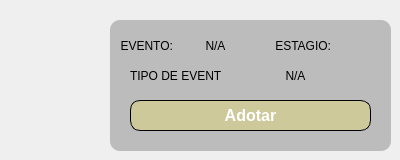
   <widget class="QWidget" name="tab_2">
    <attribute name="title">
     <string>ADOTAR EVENTO</string>
    </attribute>
    <widget class="QPushButton" name="btnAdotar">
     <property name="enabled">
      <bool>true</bool>
     </property>
     <property name="geometry">
      <rect>
       <x>130</x>
       <y>100</y>
       <width>241</width>
       <height>31</height>
      </rect>
     </property>
     <property name="font">
      <font>
       <family>Arial</family>
       <pointsize>12</pointsize>
       <weight>75</weight>
       <bold>true</bold>
      </font>
     </property>
     <property name="styleSheet">
      <string notr="true">	border-radius: 10px;
	border: 1px solid rgb(0,0,0);
    background-color: #CDC99B;
    color: white;</string>
     </property>
     <property name="text">
      <string>Adotar</string>
     </property>
    </widget>
    <widget class="QLabel" name="labelEventoAdotar">
     <property name="geometry">
      <rect>
       <x>180</x>
       <y>30</y>
       <width>71</width>
       <height>31</height>
      </rect>
     </property>
     <property name="text">
      <string>N/A</string>
     </property>
     <property name="alignment">
      <set>Qt::AlignCenter</set>
     </property>
    </widget>
    <widget class="QLabel" name="label_10">
     <property name="geometry">
      <rect>
       <x>102</x>
       <y>30</y>
       <width>71</width>
       <height>31</height>
      </rect>
     </property>
     <property name="text">
      <string>EVENTO:</string>
     </property>
     <property name="alignment">
      <set>Qt::AlignRight|Qt::AlignTrailing|Qt::AlignVCenter</set>
     </property>
    </widget>
    <widget class="QLabel" name="labelTipoEventoAdotar">
     <property name="geometry">
      <rect>
       <x>220</x>
       <y>60</y>
       <width>151</width>
       <height>31</height>
      </rect>
     </property>
     <property name="text">
      <string>N/A</string>
     </property>
     <property name="alignment">
      <set>Qt::AlignCenter</set>
     </property>
    </widget>
    <widget class="QLabel" name="label_11">
     <property name="geometry">
      <rect>
       <x>130</x>
       <y>60</y>
       <width>91</width>
       <height>31</height>
      </rect>
     </property>
     <property name="text">
      <string>TIPO DE EVENTO:</string>
     </property>
     <property name="alignment">
      <set>Qt::AlignLeading|Qt::AlignLeft|Qt::AlignVCenter</set>
     </property>
    </widget>
    <widget class="QLabel" name="labelEstagioAdotar">
     <property name="geometry">
      <rect>
       <x>330</x>
       <y>30</y>
       <width>31</width>
       <height>31</height>
      </rect>
     </property>
     <property name="text">
      <string/>
     </property>
     <property name="alignment">
      <set>Qt::AlignCenter</set>
     </property>
    </widget>
    <widget class="QLabel" name="label_12">
     <property name="geometry">
      <rect>
       <x>260</x>
       <y>30</y>
       <width>71</width>
       <height>31</height>
      </rect>
     </property>
     <property name="text">
      <string>ESTAGIO:</string>
     </property>
     <property name="alignment">
      <set>Qt::AlignRight|Qt::AlignTrailing|Qt::AlignVCenter</set>
     </property>
    </widget>
    <widget class="QLabel" name="label_13">
     <property name="geometry">
      <rect>
       <x>110</x>
       <y>20</y>
       <width>281</width>
       <height>131</height>
      </rect>
     </property>
     <property name="styleSheet">
      <string notr="true">background: rgb(188,188,188); border-radius: 10px;</string>
     </property>
     <property name="text">
      <string/>
     </property>
    </widget>
    <widget class="QLabel" name="label_19">
     <property name="geometry">
      <rect>
       <x>-160</x>
       <y>-250</y>
       <width>91</width>
       <height>31</height>
      </rect>
     </property>
     <property name="text">
      <string>TIPO DE EVENTO:</string>
     </property>
     <property name="alignment">
      <set>Qt::AlignLeading|Qt::AlignLeft|Qt::AlignVCenter</set>
     </property>
    </widget>
    <widget class="QLabel" name="label_20">
     <property name="geometry">
      <rect>
       <x>-188</x>
       <y>-280</y>
       <width>71</width>
       <height>31</height>
      </rect>
     </property>
     <property name="text">
      <string>EVENTO:</string>
     </property>
     <property name="alignment">
      <set>Qt::AlignRight|Qt::AlignTrailing|Qt::AlignVCenter</set>
     </property>
    </widget>
    <widget class="QLabel" name="label_21">
     <property name="geometry">
      <rect>
       <x>-30</x>
       <y>-280</y>
       <width>71</width>
       <height>31</height>
      </rect>
     </property>
     <property name="text">
      <string>ESTAGIO:</string>
     </property>
     <property name="alignment">
      <set>Qt::AlignRight|Qt::AlignTrailing|Qt::AlignVCenter</set>
     </property>
    </widget>
    <widget class="QLabel" name="label_22">
     <property name="geometry">
      <rect>
       <x>-180</x>
       <y>-290</y>
       <width>281</width>
       <height>131</height>
      </rect>
     </property>
     <property name="styleSheet">
      <string notr="true">background: rgb(188,188,188); border-radius: 10px;</string>
     </property>
     <property name="text">
      <string/>
     </property>
    </widget>
    <zorder>label_13</zorder>
    <zorder>btnAdotar</zorder>
    <zorder>labelEventoAdotar</zorder>
    <zorder>label_10</zorder>
    <zorder>labelTipoEventoAdotar</zorder>
    <zorder>label_11</zorder>
    <zorder>labelEstagioAdotar</zorder>
    <zorder>label_12</zorder>
    <zorder>label_19</zorder>
    <zorder>label_20</zorder>
    <zorder>label_21</zorder>
    <zorder>label_22</zorder>
   </widget>
